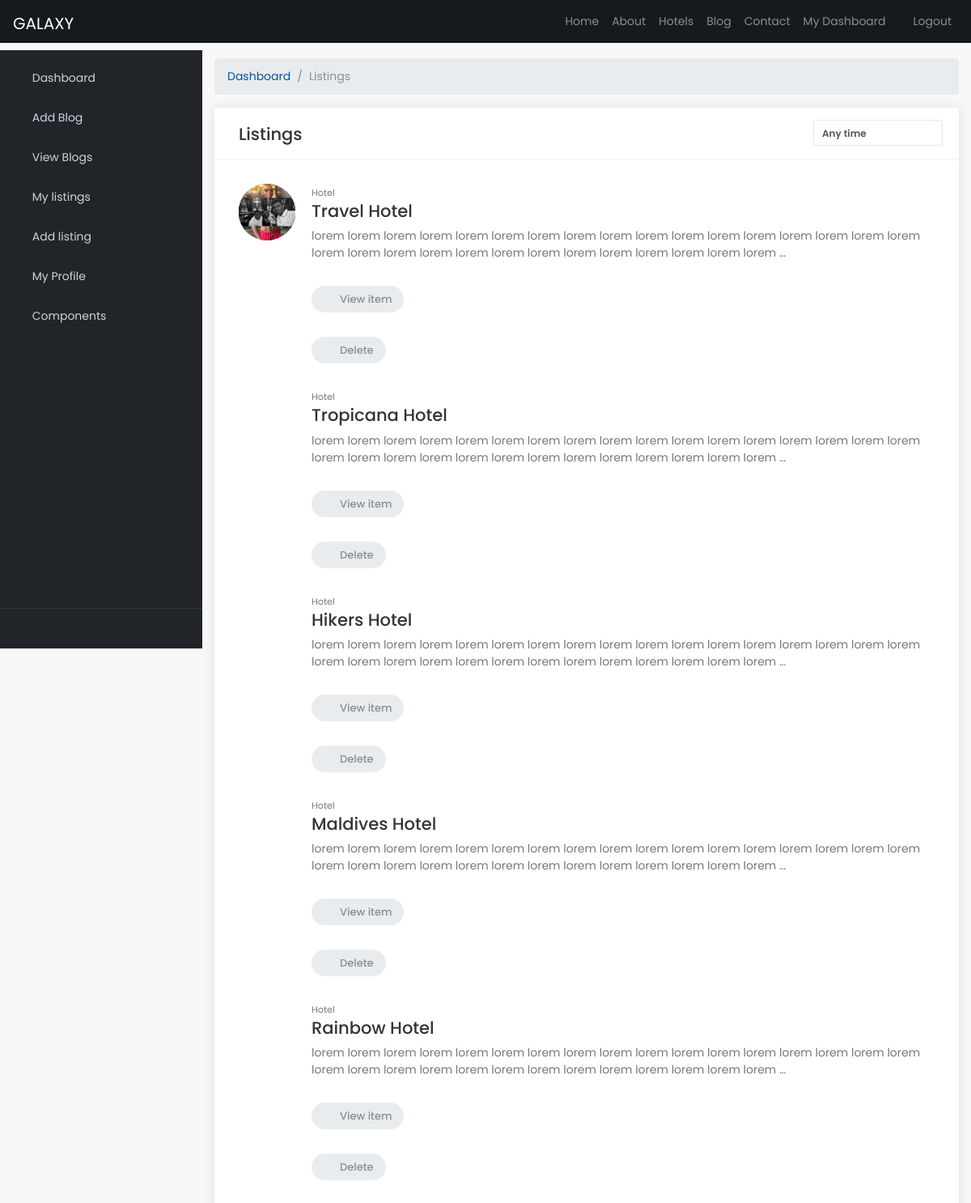
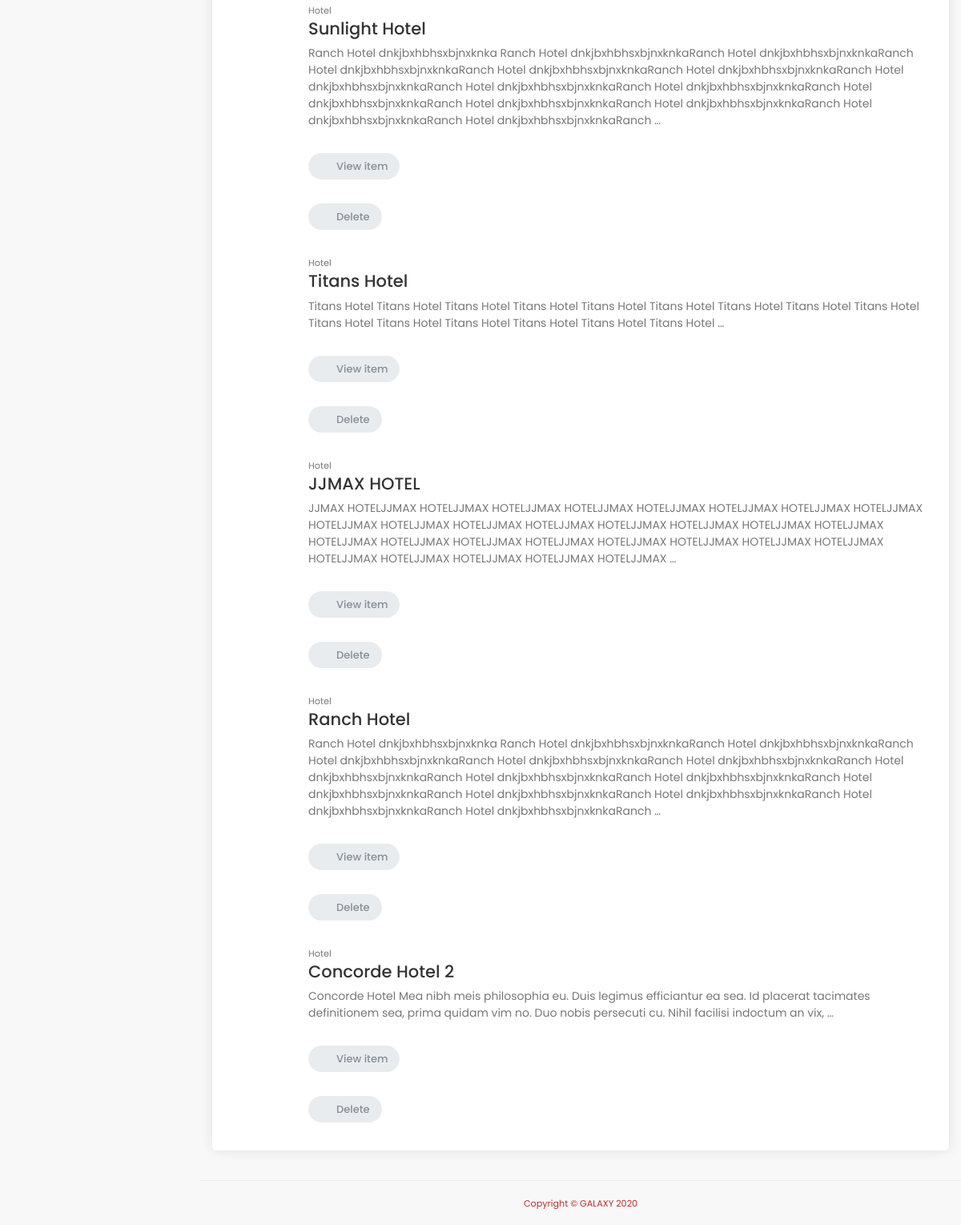
The page /backend/listings2-page/ (signed in) on the database its author committed (2 pictures, top to bottom).
### frontend/models.py (models this page shows, shortened)
class Hotel(models.Model):
    FEATURE = 'Feature'
    NO_FEATURE = 'No Feature'
    CHOOSE = ''
    APPEAR_HOME_FIELD=[
        (FEATURE, 'Appear on home'),
        (NO_FEATURE, "Don't show on home"),
        (CHOOSE, 'Please Choose')
    ]
    pst_title = models.CharField(max_length=150, verbose_name= 'Hotel Name')
    pst_image = models.FileField(null=True, verbose_name='Hotel Image', blank=True, upload_to='uploads/')
    pst_image1 = models.FileField(null=True, verbose_name='Hotel Image 1', blank=True, upload_to='uploads/')
    pst_image2 = models.FileField(null=True, verbose_name='Hotel Image 2', blank=True, upload_to='uploads/')
    appear_home = models.CharField(max_length=50, choices=APPEAR_HOME_FIELD, default=CHOOSE)
    price = models.IntegerField(verbose_name= 'Room Price')
    content = models.TextField()
    user = models.ForeignKey(User, on_delete=models.CASCADE)
    cat_id = models.ManyToManyField(Category, verbose_name='Category')
    location_name = models.CharField(max_length=100, verbose_name='Location Name')
    location_id = models.ManyToManyField(Location, verbose_name='Location')
    date = models.DateTimeField(auto_now_add=True)
    featured = models.BooleanField()
    sponsored = models.BooleanField()
    class Meta():
        verbose_name_plural = 'Hotel'
    def post_img(self):
        if self.pst_image:
          return self.pst_image.url

### backend/views.py (the view)
# urls.py: path('listings2-page/', views.listings2, name='listings2'),
def listings2(request):
    hotel_list = Hotel.objects.order_by('-date')
    return render(request, 'backend/listings.html', {'hlist':hotel_list})

### templates/backend/listings.html (shortened to what this page needs)
{% extends 'backend/base.html' %}
{% load static %}
{% block content %}
  <div class="content-wrapper">
    <div class="container-fluid">
      <ol class="breadcrumb">
        <li class="breadcrumb-item">
          <a href="#">Dashboard</a>
        </li>
        <li class="breadcrumb-item active">Listings</li>
      </ol>
		<div class="box_general">
			<div class="header_box">
				<h2 class="d-inline-block">Listings</h2>
				<div class="filter">
				</div>
			</div>
			<div class="list_general">
				<ul>
					<li>
						{% if hlist %}
                            {% for h in hlist %}
								<figure><img src="{{ h.post_img }}" alt=""></figure>
								<small>Hotel</small>
								<h4>{{ h.pst_title }}</h4>
								<p>{{ h.content|truncatewords:30 }}</p>
								<p><a href="{% url 'backend:view_listingdetails' h.id %}" class="btn_1 gray"><i class="fa fa-fw fa-eye"></i> View item</a></p>
								<p>
									<a href="{% url 'backend:delete_hotel' h.id %}"  class="btn_1 gray delete wishlist_close"><i class="fa fa-fw fa-times-circle-o"></i> Delete</a>
								</p>
							{% endfor %}
						{% endif %}
					</li>
				</ul>
			</div>
		</div>
	  </div>
   	</div>
{% endblock %}

### static/backend/css/admin.css (style rules this page uses)
html { position: relative; min-height: 100%; }
body { overflow-x: hidden; }
body.sticky-footer { margin-bottom: 62px; }
body.sticky-footer .content-wrapper { min-height: calc(100vh - 62px - 62px); }
body.fixed-nav { padding-top: 56px; }
.content-wrapper { min-height: calc(100vh - 62px); padding-top: 1rem; }
.content-wrapper { overflow-x: hidden; background: white; }
@media (min-width: 992px) { .content-wrapper { margin-left: 250px; } }
body { background: #f8f8f8; color: rgb(185, 45, 45) !important; font-family: "Poppins", Helvetica, sans-serif; font-size: 14px; font-size: 0.875rem; }
.content-wrapper { background: #f8f8f8; }
h1, h2, h3, h4, h5, h6 { color: #333 !important; }
p { margin-bottom: 30px; }
a { color: #0054a6; text-decoration: none; -moz-transition: all 0.5s ease-in-out; -o-transition: all 0.5s ease-in-out; -webkit-transition: all 0.5s ease-in-out; -ms-transition: all 0.5s ease-in-out; transition: all 0.5s ease-in-out; outline: none; }
a.btn_1, .btn_1 { border: none; color: #fff; background: #fc5b62; cursor: pointer; padding: 10px 15px; display: inline-block; outline: none; font-size: 13px; font-size: 0.8125rem; -moz-transition: all 0.3s ease-in-out; -o-transition: all 0.3s ease-in-out; -webkit-transition: all 0.3s ease-in-out; -ms-transition: all 0.3s ease-in-out; transition: all 0.3s ease-in-out; -webkit-border-radius: 25px; -moz-border-radius: 25px; -ms-border-radius: 25px; border-radius: 25px; line-height: 1; font-weight: 500; }
a.btn_1.gray, .btn_1.gray { background: #e9ecef; color: #868e96; }
.box_general { background-color: #fff; padding: 15px 30px 0 30px; -webkit-border-radius: 5px; -moz-border-radius: 5px; -ms-border-radius: 5px; border-radius: 5px; margin-bottom: 30px; color: #777; font-size: 14px; font-size: 0.875rem; -webkit-box-shadow: 0px 0px 15px 0px rgba(0, 0, 0, 0.1); -moz-box-shadow: 0px 0px 15px 0px rgba(0, 0, 0, 0.1); box-shadow: 0px 0px 15px 0px rgba(0, 0, 0, 0.1); }
.header_box { padding-bottom: 10px; }
.header_box h2 { font-size: 21px; font-size: 1.3125rem; display: inline-block; margin-top: 5px; }
.list_general > ul { padding: 0; margin: 0; list-style: none; }
.list_general > ul > li { margin: 0 -30px 0 -30px; position: relative; padding: 30px 30px 5px 120px; border-top: 1px solid #ededed; }
.list_general > ul > li figure { width: 70px; height: 70px; -webkit-border-radius: 50%; -moz-border-radius: 50%; -ms-border-radius: 50%; border-radius: 50%; overflow: hidden; position: absolute; left: 30px; top: 30px; }
.list_general > ul > li figure img { width: 70px; height: auto; position: absolute; left: 50%; top: 50%; -webkit-transform: translate(-50%, -50%); -moz-transform: translate(-50%, -50%); -ms-transform: translate(-50%, -50%); -o-transform: translate(-50%, -50%); transform: translate(-50%, -50%); }
.list_general > ul h4 { font-size: 21px; font-size: 1.3125rem; }
.filter { float: right; width: 150px; display: inline-block; }

### rows shown on the page
Hotel: pst_title "Travel Hotel", content "lorem lorem lorem lorem lorem lorem lorem lorem lorem lorem lorem lorem lorem lorem lorem lorem lorem lorem lorem lorem lorem lorem lorem lorem lorem lorem lorem lorem lorem lorem …"
Hotel: pst_title "Tropicana Hotel", content "lorem lorem lorem lorem lorem lorem lorem lorem lorem lorem lorem lorem lorem lorem lorem lorem lorem lorem lorem lorem lorem lorem lorem lorem lorem lorem lorem lorem lorem lorem …"
Hotel: pst_title "Hikers Hotel", content "lorem lorem lorem lorem lorem lorem lorem lorem lorem lorem lorem lorem lorem lorem lorem lorem lorem lorem lorem lorem lorem lorem lorem lorem lorem lorem lorem lorem lorem lorem …"
Hotel: pst_title "Maldives Hotel", content "lorem lorem lorem lorem lorem lorem lorem lorem lorem lorem lorem lorem lorem lorem lorem lorem lorem lorem lorem lorem lorem lorem lorem lorem lorem lorem lorem lorem lorem lorem …"
Hotel: pst_title "Rainbow Hotel", content "lorem lorem lorem lorem lorem lorem lorem lorem lorem lorem lorem lorem lorem lorem lorem lorem lorem lorem lorem lorem lorem lorem lorem lorem lorem lorem lorem lorem lorem lorem …"
Hotel: pst_title "Sunlight Hotel", content "Ranch Hotel dnkjbxhbhsxbjnxknka Ranch Hotel dnkjbxhbhsxbjnxknkaRanch Hotel dnkjbxhbhsxbjnxknkaRanch Hotel dnkjbxhbhsxbjnxknkaRanch Hotel dnkjbxhbhsxbjnxknkaRanch Hotel dnkjbxhbhsxbjnxknkaRanch Hotel dnkjbxhbhsxbjnxknkaRanch Hotel dnkjbxhbhsxbjnxknkaRanch Hotel dnkjbxhbhsxbjnxknkaRanch Hotel dnkjbxhbhsxbjnxknkaRanch Hotel dnkjbxhbhsxbjnxknkaRanch Hotel dnkjbxhbhsxbjnxknkaRanch Hotel dnkjbxhbhsxbjnxknkaRanch Hotel dnkjbxhbhsxbjnxknkaRanch …"
Hotel: pst_title "Titans Hotel", content "Titans Hotel Titans Hotel Titans Hotel Titans Hotel Titans Hotel Titans Hotel Titans Hotel Titans Hotel Titans Hotel Titans Hotel Titans Hotel Titans Hotel Titans Hotel Titans Hotel Titans Hotel …"
Hotel: pst_title "JJMAX HOTEL", content "JJMAX HOTELJJMAX HOTELJJMAX HOTELJJMAX HOTELJJMAX HOTELJJMAX HOTELJJMAX HOTELJJMAX HOTELJJMAX HOTELJJMAX HOTELJJMAX HOTELJJMAX HOTELJJMAX HOTELJJMAX HOTELJJMAX HOTELJJMAX HOTELJJMAX HOTELJJMAX HOTELJJMAX HOTELJJMAX HOTELJJMAX HOTELJJMAX HOTELJJMAX HOTELJJMAX HOTELJJMAX HOTELJJMAX HOTELJJMAX HOTELJJMAX HOTELJJMAX HOTELJJMAX …"
Hotel: pst_title "Ranch Hotel", content "Ranch Hotel dnkjbxhbhsxbjnxknka Ranch Hotel dnkjbxhbhsxbjnxknkaRanch Hotel dnkjbxhbhsxbjnxknkaRanch Hotel dnkjbxhbhsxbjnxknkaRanch Hotel dnkjbxhbhsxbjnxknkaRanch Hotel dnkjbxhbhsxbjnxknkaRanch Hotel dnkjbxhbhsxbjnxknkaRanch Hotel dnkjbxhbhsxbjnxknkaRanch Hotel dnkjbxhbhsxbjnxknkaRanch Hotel dnkjbxhbhsxbjnxknkaRanch Hotel dnkjbxhbhsxbjnxknkaRanch Hotel dnkjbxhbhsxbjnxknkaRanch Hotel dnkjbxhbhsxbjnxknkaRanch Hotel dnkjbxhbhsxbjnxknkaRanch …"
Hotel: post_img (picture), pst_title "Concorde Hotel 2", content "Concorde Hotel Mea nibh meis philosophia eu. Duis legimus efficiantur ea sea. Id placerat tacimates definitionem sea, prima quidam vim no. Duo nobis persecuti cu. Nihil facilisi indoctum an vix, …"
